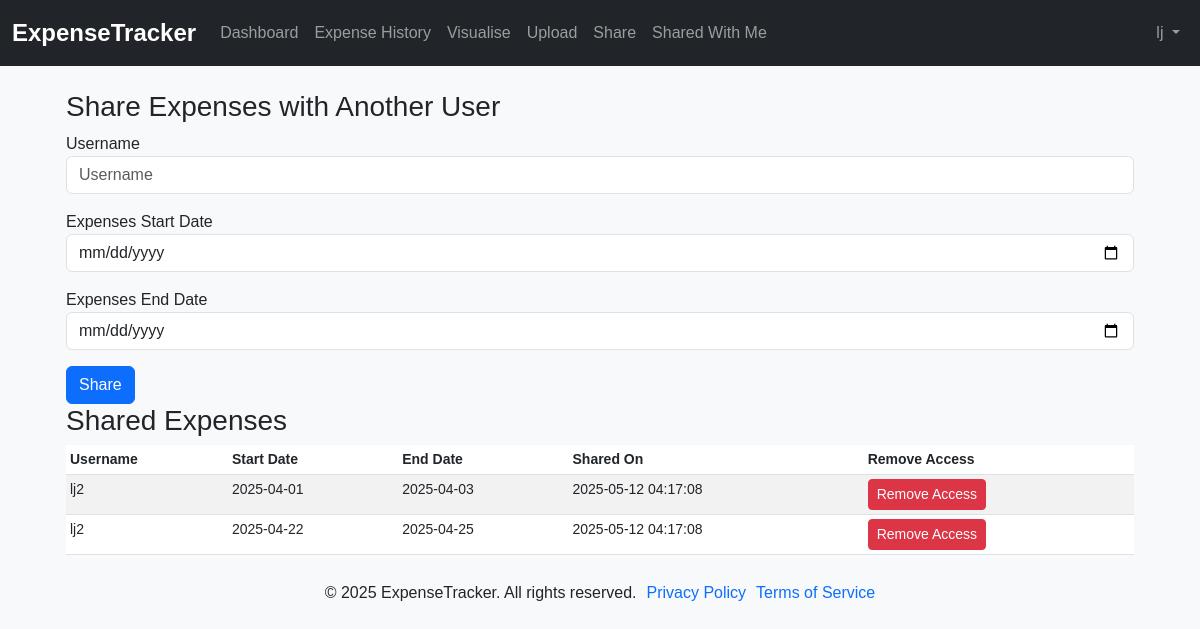
/share (signed in), run on the app's committed database.
### ExpenseTracker/models.py (models this page shows, shortened)
class User(db.Model, UserMixin):
    id = db.Column(db.Integer, primary_key=True)
    username = db.Column(db.String(20), unique=True, nullable=False)
    email = db.Column(db.String(120), unique=True, nullable=False)
    password = db.Column(db.String(60), nullable=False)
    primary_saving_goal = db.Column(db.String(120), nullable=True)
    expenses = db.relationship('Expense', backref='owner', lazy=True)

class SharedExpense(db.Model):
    id = db.Column(db.Integer, primary_key=True)
    sender_id = db.Column(db.Integer, db.ForeignKey('user.id'), nullable=False)
    recipient_id = db.Column(db.Integer, db.ForeignKey('user.id'), nullable=False)
    start_date = db.Column(db.DateTime, nullable=False)
    end_date = db.Column(db.DateTime, nullable=False)
    created_at = db.Column(db.DateTime, nullable=False, default=lambda: datetime.now(timezone.utc))

### ExpenseTracker/routes.py (the view, shortened to what this page needs)
@app.route("/share", methods=['GET', 'POST'])
@login_required
def share():
    form = ShareForm()
    shared_expenses = SharedExpense.query.filter_by(sender_id=current_user.id).all()
    formatted_expenses = []
    for shared_expense in shared_expenses:
        recipient_username = User.query.get(shared_expense.recipient_id).username
        formatted_expenses.append({"id": shared_expense.id,
                                   "username": recipient_username,
                                   "start_date": shared_expense.start_date,
                                   "end_date": shared_expense.end_date,
                                   "created_at": shared_expense.created_at
                                   })
    return render_template("share.html", form=form, shared_expenses=formatted_expenses)

### ExpenseTracker/forms.py
class ShareForm(FlaskForm):
    username = StringField('Username', validators=[DataRequired(), Length(min=2, max=20)], render_kw={"placeholder": "Username"})
    start_date = DateField('Start Date', validators=[DataRequired()], format='%Y-%m-%d', render_kw={"placeholder": "Start Date"})
    end_date = DateField('End Date', validators=[DataRequired(), ], format='%Y-%m-%d', render_kw={"placeholder": "End Date"})
    submit = SubmitField('Submit')

### ExpenseTracker/models.py (called while the page is built)
@login_manager.user_loader
def load_user(user_id):
    return User.query.get(int(user_id))

### ExpenseTracker/templates/share.html (shortened to what this page needs)
{% extends "base.html" %}
{% block content %}
<main class="col-md-12 ms-sm-auto col-lg-12 px-md-4">
  <h3>Share Expenses with Another User</h3>
  <form method="POST" action="{{ url_for('share') }}">
    <div class="mb-3">
      <label for="username">Username</label>
      {{ form.username(class="form-control") }}
    </div>
    <div class="mb-3">
      <label for="start_date">Expenses Start Date</label>
      {{ form.start_date(class="form-control") }}
    </div>
    <div class="mb-3">
      <label for="end_date">Expenses End Date</label>
      {{ form.end_date(class="form-control") }}
    </div>
    <button type="submit" class="btn btn-primary">Share</button>
  </form>
  <h3>Shared Expenses</h1>
    <div class="table-responsive small">
        <table class="table table-striped table-sm">
          <thead>
            <tr>
              <th scope="col">Username</th>
              <th scope="col">Start Date</th>
              <th scope="col">End Date</th>
              <th scope="col">Shared On</th>
              <th scope="col">Remove Access</th>
            </tr>
          </thead>
          <tbody>
            {% for shared_expense in shared_expenses %}
            <tr>
              <td>{{ shared_expense["username"] }}</td>
              <td>{{ shared_expense["start_date"].strftime('%Y-%m-%d') }}</td>
              <td>{{ shared_expense["end_date"].strftime('%Y-%m-%d') }}</td>
              <td>{{ shared_expense["created_at"].strftime('%Y-%m-%d %H:%M:%S') }}</td>
              <td>
                  <form method="POST" action="{{ url_for('delete_shared_expense', shared_expense_id=shared_expense['id']) }}">
                    <button type="submit" class="btn btn-danger btn-sm">Remove Access</button>
                  </form>
              </td>
            </tr>
            {% endfor %}
          </tbody>
        </table>
    </div>
</main>
{% endblock %}

### ExpenseTracker/templates/base.html (shortened to what this page needs)
<!DOCTYPE html>
<html lang="en">
<head>
  <link href="https://cdn.jsdelivr.net/npm/bootstrap@5.3.0/dist/css/bootstrap.min.css" rel="stylesheet">
  <link href="https://cdnjs.cloudflare.com/ajax/libs/font-awesome/6.0.0-beta3/css/all.min.css" rel="stylesheet">
  <link rel="stylesheet" href="{{ url_for('static', filename='styles.css') }}">
  <link rel="stylesheet" href="{{ url_for('static', filename='login.css') }}">
  <link rel="stylesheet" href="{{ url_for('static', filename='register.css') }}">
  <link rel="stylesheet" href="{{ url_for('static', filename='forgot-password.css') }}">
  <link rel="stylesheet" href="{{ url_for('static', filename='reset-password.css') }}">
  <link rel="stylesheet" href="{{ url_for('static', filename='dashboard.css') }}">
</head>
<body>
  <nav class="navbar navbar-expand-lg navbar-dark bg-dark mb-4">
    <div class="container-fluid">
      <a class="navbar-brand" href="/">ExpenseTracker</a>
      {% if current_user.is_authenticated %}
      <div class="collapse navbar-collapse justify-content-between" id="navbarSupportedContent">
        <ul class="navbar-nav mr-auto">
          <li class="nav-item active">
            <a class="nav-link" href="{{ url_for('dashboard') }}">Dashboard</a>
          </li>
          <li class="nav-item">
            <a class="nav-link" href="{{ url_for('expense_history') }}">Expense History</a>
          </li>
          <li class="nav-item">
            <a class="nav-link" href="{{ url_for('visualise') }}">Visualise</a>
          </li>
          <li class="nav-item">
            <a class="nav-link" href="{{ url_for('upload') }}">Upload</a>
          </li>
          <li class="nav-item">
            <a class="nav-link" href="{{ url_for('share') }}">Share</a>
          </li>
          <li class="nav-item">
            <a class="nav-link" href="{{ url_for('shared_with_me') }}">Shared With Me</a>
          </li>
        </ul>
        <ul class="nav navbar-nav navbar-right">
          <li class="nav-item dropdown">
            <a class="nav-link dropdown-toggle" href="#" id="navbarDarkDropdownMenuLink" role="button" data-bs-toggle="dropdown" aria-expanded="false">
              {{ current_user.username }}
            </a>
          </li>
        </ul>
      </div>
      {% else %}
      <div>
        <a href="/login" class="btn btn-outline-light me-2">Login</a>
      </div>
      {% endif %}
    </div>
  </nav>
  <div class="toast-container position-fixed p-3">
  </div>
  <div class="container">
    {% block content %}{% endblock %}
  </div>
  <footer class="footer">
    <p>&copy; 2025 ExpenseTracker. All rights reserved.</p>
    <p><a href="{{ url_for('privacy_policy') }}">Privacy Policy</a></p>
    <p><a href="{{ url_for('terms_of_service') }}">Terms of Service</a></p>
  </footer>
</body>
</html>

### ExpenseTracker/static/styles.css (style rules this page uses)
body { font-family: Arial, sans-serif; margin: 0; padding: 0; background-color: #f8f9fa; }
.container { margin-top: 20px; }
.navbar { background-color: #343a40; }
.navbar-brand { font-weight: bold; font-size: 1.5rem; }
ul { list-style-position: inside; padding-left: 0; }
li { margin: 5px 0; }
.footer { display: flex; justify-content: center; align-items: center; text-align: center; padding: 10px 0; gap: 10px; }
.footer a { text-decoration: none; }
.toast-container { width: 100%; left: 50%; transform: translateX(-50%); display: flex; justify-content: center; }

### data on the page
User: username "lj"
User: username "lj2", start_date "2025-04-01", end_date "2025-04-03", created_at "2025-05-12 04:17:08", start_date "2025-04-22", end_date "2025-04-25"
